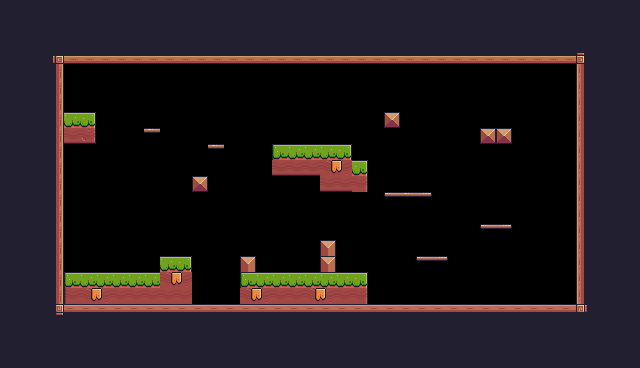

Below is a game level as drawn by its tile map, then a one-line description and the .tmx file that defines it, in full:
An orthogonal 40x23 tile map with 16x16 px tiles, 1 tile layer (Background) and 1 object (Player).

<map version="1.10" tiledversion="1.11.0" orientation="orthogonal" renderorder="right-down" width="40" height="23" tilewidth="16" tileheight="16" infinite="0" nextlayerid="3" nextobjectid="2">
 <tileset firstgid="1" source="Demo.tsx" />
 <layer id="1" name="Background" width="40" height="23">
  <data encoding="csv">
24,24,24,24,24,24,24,24,24,24,24,24,24,24,24,24,24,24,24,24,24,24,24,24,24,24,24,24,24,24,24,24,24,24,24,24,24,24,24,24,
24,24,24,24,24,24,24,24,24,24,24,24,24,24,24,24,24,24,24,24,24,24,24,24,24,24,24,24,24,24,24,24,24,24,24,24,24,24,24,24,
24,24,24,24,24,24,24,24,24,24,24,24,24,24,24,24,24,24,24,24,24,24,24,24,24,24,24,24,24,24,24,24,24,24,24,24,24,24,24,24,
24,24,24,92,134,134,134,134,134,134,134,134,134,134,134,134,134,134,134,134,134,134,134,134,134,134,134,134,134,134,134,134,134,134,134,134,93,24,24,24,
24,24,24,113,0,0,0,0,0,0,0,0,0,0,0,0,0,0,0,0,0,0,0,0,0,0,0,0,0,0,0,0,0,0,0,0,111,24,24,24,
24,24,24,113,0,0,0,0,0,0,0,0,0,0,0,0,0,0,0,0,0,0,0,0,0,0,0,0,0,0,0,0,0,0,0,0,111,24,24,24,
24,24,24,113,0,0,0,0,0,0,0,0,0,0,0,0,0,0,0,0,0,0,0,0,0,0,0,0,0,0,0,0,0,0,0,0,111,24,24,24,
24,24,24,113,8,9,0,0,0,0,0,0,0,0,0,0,0,0,0,0,0,0,0,0,35,0,0,0,0,0,0,0,0,0,0,0,111,24,24,24,
24,24,24,113,140,141,0,0,0,41,43,0,0,0,0,0,0,0,0,0,0,0,0,0,0,0,0,0,0,0,35,35,0,0,0,0,111,24,24,24,
24,24,24,113,0,0,0,0,0,0,0,0,0,41,0,0,0,7,8,8,8,9,0,0,0,0,0,0,0,0,0,0,0,0,0,0,111,24,24,24,
24,24,24,113,0,0,0,0,0,0,0,0,0,0,0,0,0,140,140,140,120,121,9,0,0,0,0,0,0,0,0,0,0,0,0,0,111,24,24,24,
24,24,24,113,0,0,0,0,0,0,0,0,35,0,0,0,0,0,0,0,140,140,119,0,0,0,0,0,0,0,0,0,0,0,0,0,111,24,24,24,
24,24,24,113,0,0,0,0,0,0,0,0,0,0,0,0,0,0,0,0,0,0,0,0,40,41,42,0,0,0,0,0,0,0,0,0,111,24,24,24,
24,24,24,113,0,0,0,0,0,0,0,0,0,0,0,0,0,0,0,0,0,0,0,0,0,0,0,0,0,0,0,0,0,0,0,0,111,24,24,24,
24,24,24,113,0,0,0,0,0,0,0,0,0,0,0,0,0,0,0,0,0,0,0,0,0,0,0,0,0,0,40,42,0,0,0,0,111,24,24,24,
24,24,24,113,0,0,0,0,0,0,0,0,0,0,0,0,0,0,0,0,16,0,0,0,0,0,0,0,0,0,0,0,0,0,0,0,111,24,24,24,
24,24,24,113,0,0,0,0,0,0,8,9,0,0,0,16,0,0,0,0,16,0,0,0,0,0,40,42,0,0,0,0,0,0,0,0,111,24,24,24,
24,24,24,113,7,8,8,8,8,8,120,121,0,0,0,7,8,8,8,8,8,8,9,0,0,0,0,0,0,0,0,0,0,0,0,0,111,24,24,24,
24,24,24,113,117,120,121,118,118,118,118,118,0,0,0,120,121,118,118,120,121,118,119,0,0,0,0,0,0,0,0,0,0,0,0,0,111,24,24,24,
24,24,24,114,90,90,90,90,90,90,90,90,90,90,90,90,90,90,90,90,90,90,90,90,90,90,90,90,90,90,90,90,90,90,90,90,115,24,24,24,
24,24,24,24,24,24,24,24,24,24,24,24,24,24,24,24,24,24,24,24,24,24,24,24,24,24,24,24,24,24,24,24,24,24,24,24,24,24,24,24,
24,24,24,24,24,24,24,24,24,24,24,24,24,24,24,24,24,24,24,24,24,24,24,24,24,24,24,24,24,24,24,24,24,24,24,24,24,24,24,24,
24,24,24,24,24,24,24,24,24,24,24,24,24,24,24,24,24,24,24,24,24,24,24,24,24,24,24,24,24,24,24,24,24,24,24,24,24,24,24,24
</data>
 </layer>
 <objectgroup id="2" name="SpawnPoints">
  <object id="1" name="Player" type="Player" x="80" y="240" width="32" height="32" />
 </objectgroup>
</map>
